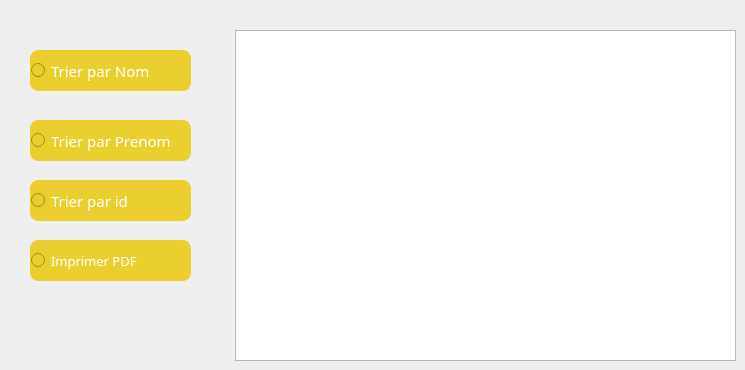
      <widget class="QWidget" name="tab_17">
       <attribute name="title">
        <string>Afficher Reservation</string>
       </attribute>
       <widget class="QTableView" name="tab_menu_2">
        <property name="geometry">
         <rect>
          <x>235</x>
          <y>30</y>
          <width>501</width>
          <height>331</height>
         </rect>
        </property>
        <property name="font">
         <font>
          <family>Segoe Print</family>
         </font>
        </property>
       </widget>
       <widget class="QRadioButton" name="trimenu_4">
        <property name="geometry">
         <rect>
          <x>30</x>
          <y>50</y>
          <width>161</width>
          <height>41</height>
         </rect>
        </property>
        <property name="font">
         <font>
          <family>Segoe Print</family>
          <pointsize>-1</pointsize>
         </font>
        </property>
        <property name="styleSheet">
         <string notr="true">QRadioButton {
color: #fff;
background:#ebcf2f;
border: none;
font-size:15px;
font-family:Segoe Print;
text-align: left;
border: 1px solid #ebcf2f;
border-radius: 8px;
}
QRadioButton:hover {
color:#fff;
background:#FFD700;
border: none;
text-align: left;
}
</string>
        </property>
        <property name="text">
         <string>Trier par Nom</string>
        </property>
       </widget>
       <widget class="QRadioButton" name="trimenu_5">
        <property name="geometry">
         <rect>
          <x>30</x>
          <y>120</y>
          <width>161</width>
          <height>41</height>
         </rect>
        </property>
        <property name="styleSheet">
         <string notr="true">QRadioButton {
color: #fff;
background:#ebcf2f;
border: none;
font-size:15px;
font-family:Segoe Print;
text-align: left;
border: 1px solid #ebcf2f;
border-radius: 8px;
}
QRadioButton:hover {
color:#fff;
background:#FFD700;
border: none;
text-align: left;
}
</string>
        </property>
        <property name="text">
         <string>Trier par Prenom</string>
        </property>
       </widget>
       <widget class="QRadioButton" name="trimenu_6">
        <property name="geometry">
         <rect>
          <x>30</x>
          <y>180</y>
          <width>161</width>
          <height>41</height>
         </rect>
        </property>
        <property name="styleSheet">
         <string notr="true">QRadioButton {
color: #fff;
background:#ebcf2f;
border: none;
font-size:15px;
font-family:Segoe Print;
text-align: left;
border: 1px solid #ebcf2f;
border-radius: 8px;
}
QRadioButton:hover {
color:#fff;
background:#FFD700;
border: none;
text-align: left;
}
</string>
        </property>
        <property name="text">
         <string>Trier par id</string>
        </property>
       </widget>
       <widget class="QRadioButton" name="pdf_3">
        <property name="geometry">
         <rect>
          <x>30</x>
          <y>240</y>
          <width>161</width>
          <height>41</height>
         </rect>
        </property>
        <property name="styleSheet">
         <string notr="true">QRadioButton {
color: #fff;
background:#ebcf2f;
border: none;
font-size:13px;
font-family:Segoe Print;
text-align: left;
border: 1px solid #ebcf2f;
border-radius: 8px;
}
QRadioButton:hover {
color:#fff;
background:#FFD700;
border: none;
text-align: left;
}
</string>
        </property>
        <property name="text">
         <string>Imprimer PDF</string>
        </property>
       </widget>
      </widget>
